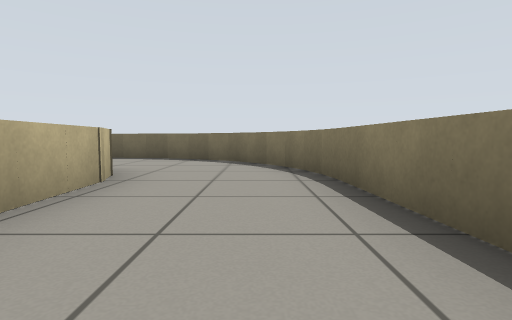
[1] (above)

15 first-person views from a walk through a Gazebo world. The camera is 0.48 m above the floor, tilts 4° down and sees 80° across. The floor is counted in squares, 1 m on a side. Each view is taken from the middle of a square. On the plan, view 1 faces up. The plan holds only what a view shows up to about 9 squares ahead; the rest is blank.

[2]
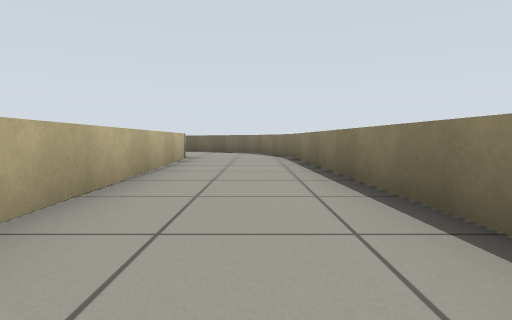

[3]
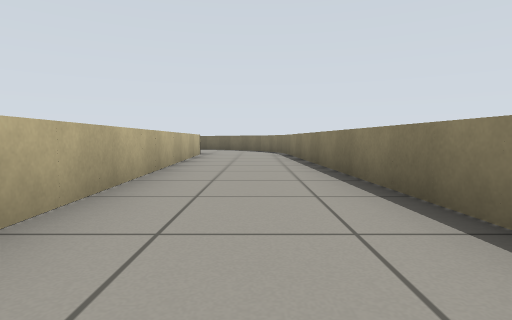

[4]
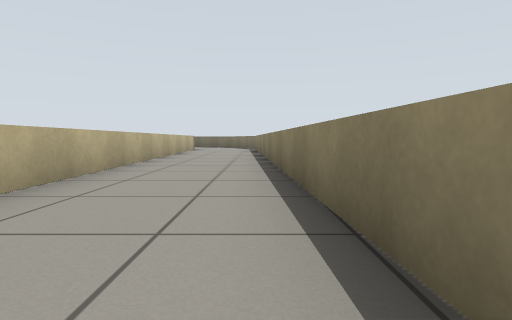

[5]
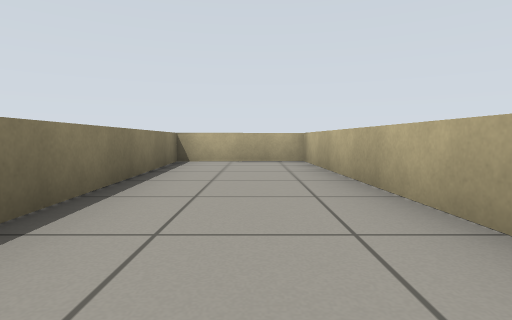

[6]
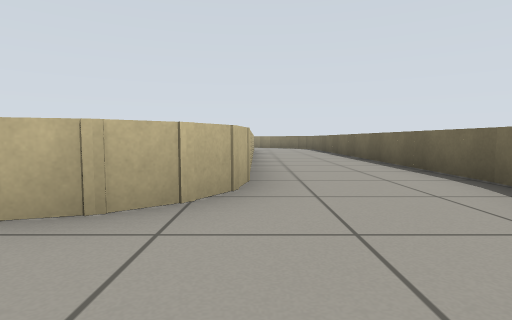

[7]
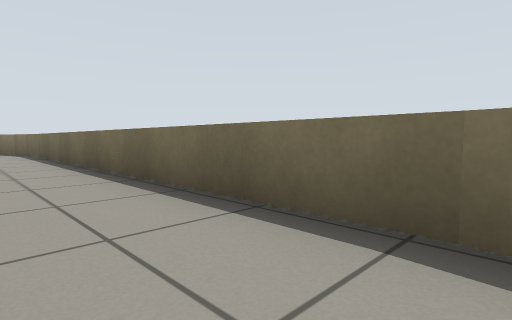

[8]
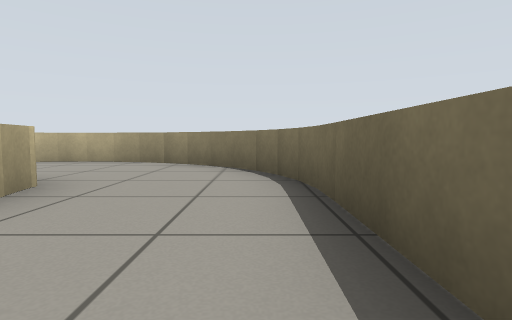

[9]
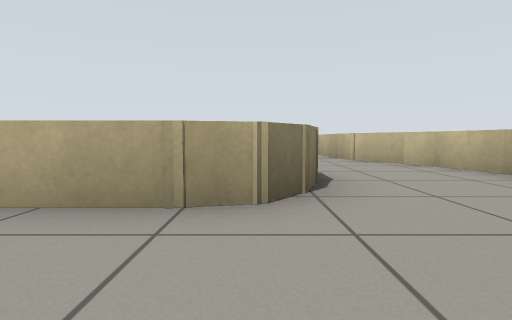

[10]
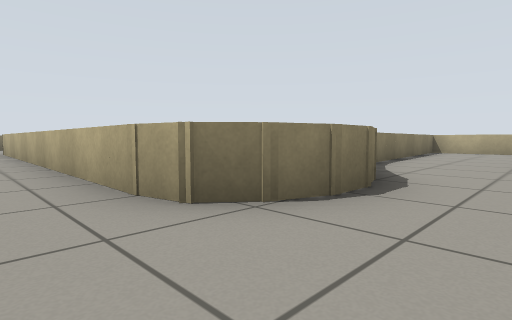

[11]
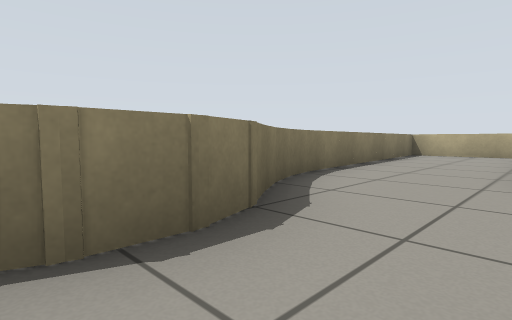

[12]
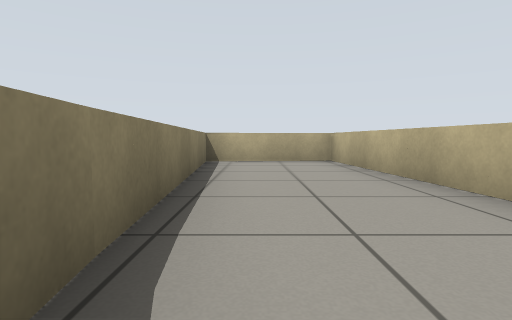

[13]
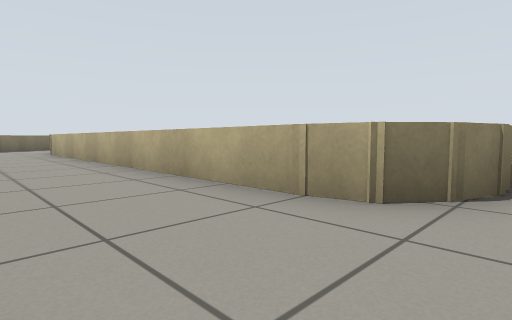

[14]
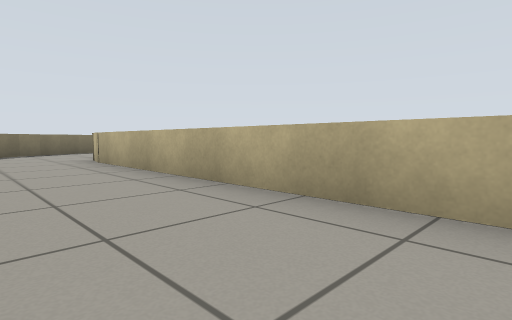

[15]
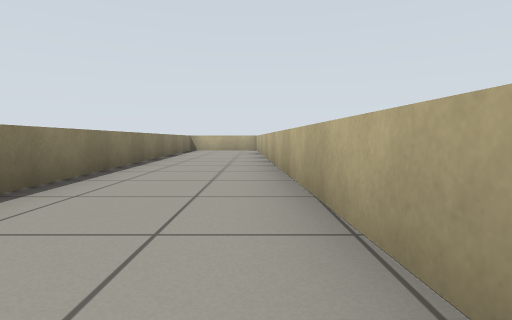

### Floor plan
Points are (right, up) in squares from view 1. A wall is a line through its corners. A room is listed if a view was taken in it or the views show most of it. See-through windows are left out.
Room 1 (views 1, 2, 3, 4, 5, 6, 7, 8, 9, 10, 11, 12, 13, 14, 15)
walls: (-3.5, 4.9) (-2.8, 4.8) (-2.3, 4.5) (-1.9, 4) (-1.7, 3.3); (-2.1, 7.4) (-2.7, 7.5) (-3.3, 7.6) (-13.1, 7.6) (-14.1, 7.3); (-1.5, 7.2) (-2.2, 7.4); (-1.7, 3.5) (-1, -11.5) (1.7, -11.4) (0.9, 4.1); (-1, 6.9) (-1.6, 7.2); (-0.5, 6.5) (-1.1, 7); (0.2, 5.6) (-0.2, 6.2) (-0.6, 6.6); (0.5, 5.1) (0.2, 5.8); (-12.6, 4.9) (-3.3, 4.9); (0.8, 4.6) (0.5, 5.2); (-12.8, 7.6) (-13.8, 7.4) (-14.6, 7); (0.9, 4) (0.7, 4.7); (-12.8, 1.4) (-13.5, 2.6); (-13.4, 2.3) (-13.7, 3.1) (-13.7, 3.7) (-13.4, 4.3) (-13, 4.8) (-12.4, 4.9); (-12.6, 0.9) (-12.8, 1.5); (-14.5, 7) (-15, 6.6); (-15, 6.7) (-15.4, 6.2) (-15.7, 5.7); (-15.7, 5.8) (-16, 5.1); (-16, 5.3) (-16.2, 4.6); (-16.2, 4.7) (-16.3, 4); (-16.3, 4.1) (-16.4, 3.5); (-16.4, 3.6) (-16.3, 2.8); (-16.2, 2.3) (-16.1, 1.7); (-16.4, 2.9) (-16.2, 2.2); (-16.1, 1.8) (-15.8, 1.1); (-15.9, 1.3) (-15.1, 0.1) (-15, -0.5); (-15, -0.3) (-14.6, -5.6) (-11.7, -5.4) (-12.4, 0.4) (-12.6, 1)

Positions as (right, up) in squares from view 1, and headings:
1: (0, 0), facing up
2: (0, -4), facing up
3: (0, -6), facing up
4: (1, -10), facing up
5: (0, -5), facing down
6: (0, 5), facing left
7: (-3, 6), facing up-left
8: (-10, 7), facing left
9: (-13, 7), facing down
10: (-15, 6), facing down-right
11: (-15, 4), facing down-right
12: (-13, 1), facing down
13: (-14, 7), facing down-right
14: (-10, 7), facing down-right
15: (-1, 1), facing down
